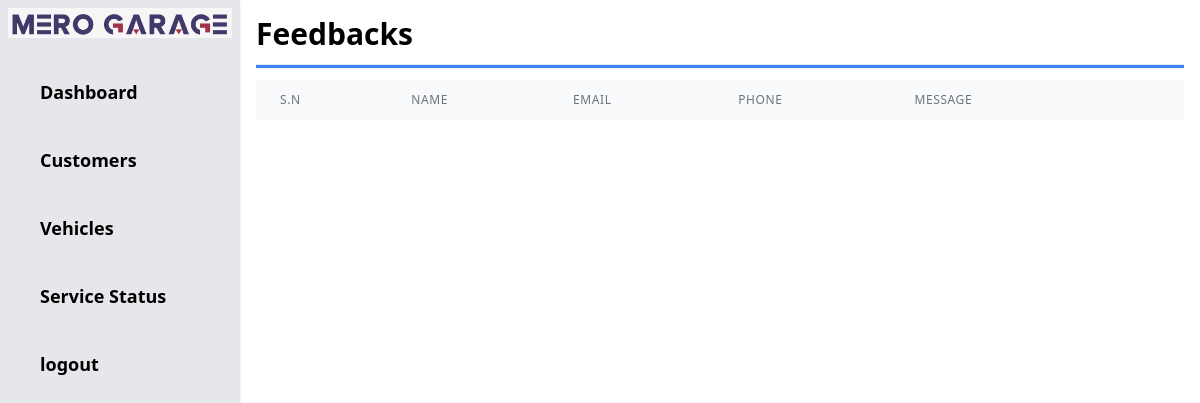
The page /admin/contact.php on the database as committed earlier.
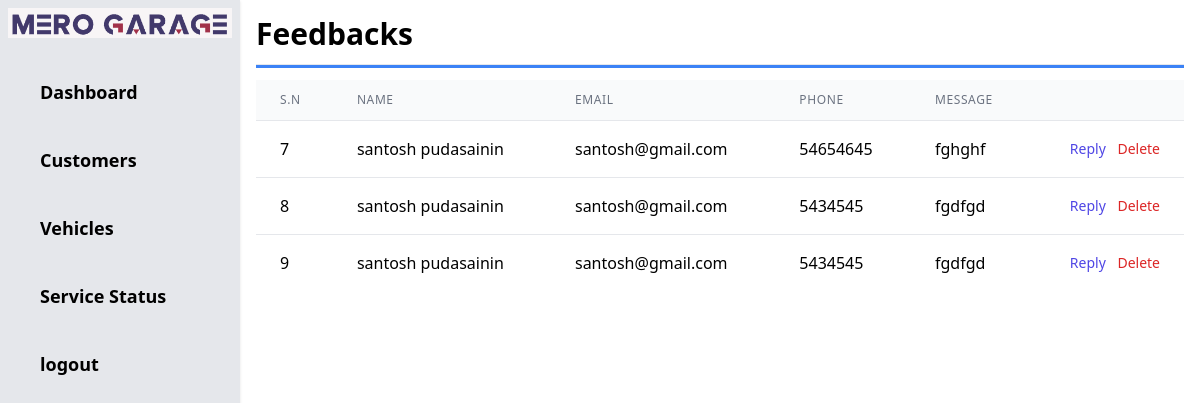
The same page on the database as committed later.
### tables this page shows
CREATE TABLE `feedback` (
  `cntid` int(11) NOT NULL,
  `cntname` varchar(50) NOT NULL,
  `cntemail` varchar(50) NOT NULL,
  `cntphone` varchar(20) NOT NULL,
  `cntmessage` varchar(500) NOT NULL
);

### admin/contact.php (the view, shortened to what this page needs)
<?php include 'header.php'; ?>
<?php
    $qry = "SELECT * FROM feedback ORDER BY cntid ASC";
    include '../includes/dbconnection.php';
    $result = mysqli_query($conn, $qry);
?>
<h1 class="text-3xl font-bold">Feedbacks</h1>
    <hr class="my-3 h-1 bg-blue-500">
        <div class="">
            <table class="min-w-full divide-y divide-gray-200">
                <thead class="bg-gray-50">
                    <tr>
                        <th scope="col"
                            class="px-6 py-3 text-left text-xs font-medium text-gray-500 uppercase tracking-wider">
                            S.N</th>
                        <th scope="col"
                            class="px-6 py-3 text-left text-xs font-medium text-gray-500 uppercase tracking-wider">
                            Name</th>
                        <th scope="col"
                            class="px-6 py-3 text-left text-xs font-medium text-gray-500 uppercase tracking-wider">
                            Email</th>
                        <th scope="col"
                            class="px-6 py-3 text-left text-xs font-medium text-gray-500 uppercase tracking-wider">
                            Phone</th>
                        <th scope="col"
                            class="px-6 py-3 text-left text-xs font-medium text-gray-500 uppercase tracking-wider">
                            Message</th>
                        <th scope="col" class="relative px-6 py-3">
                        </th>
                    </tr>
                </thead>
                <tbody class="bg-white divide-y divide-gray-200">
                    <?php while($row = mysqli_fetch_assoc($result)){  ?>
                    <tr>
                        <td class="px-6 py-4 whitespace-nowrap"><?php echo $row['cntid'];?></td>
                        <td class="px-6 py-4 whitespace-nowrap"><?php echo $row['cntname'];?></td>
                        <td class="px-6 py-4 whitespace-nowrap"><?php echo $row['cntemail'];?></td>
                        <td class="px-6 py-4 whitespace-nowrap"><?php echo $row['cntphone'];?></td>
                        <td class="px-6 py-4 whitespace-nowrap"><?php echo $row['cntmessage'];?></td>
                        <td class="px-6 py-4 whitespace-nowrap text-right text-sm font-medium">
                            <a href="https://mail.google.com/mail/u/0/#inbox?compose=new" class="text-indigo-600 hover:text-indigo-900 mr-2" >Reply</a>
                            <a href="contact.php?cntid=<?php echo $row['cntid'];?>" class="text-red-600 hover:text-red-900" onclick="return confirm('Are you sure to delete?')">Delete</a>
                        </td>
                    </tr>
                    <?php } ?>
                </tbody>
            </table>
        </div>

Rows that differ between the two databases and show on the page:
added feedback: cntid "7", cntname "santosh pudasainin", cntemail "santosh@gmail.com", cntphone "54654645", cntmessage "fghghf"
added feedback: cntid "8", cntname "santosh pudasainin", cntemail "santosh@gmail.com", cntphone "5434545", cntmessage "fgdfgd"
added feedback: cntid "9", cntname "santosh pudasainin", cntemail "santosh@gmail.com", cntphone "5434545", cntmessage "fgdfgd"
